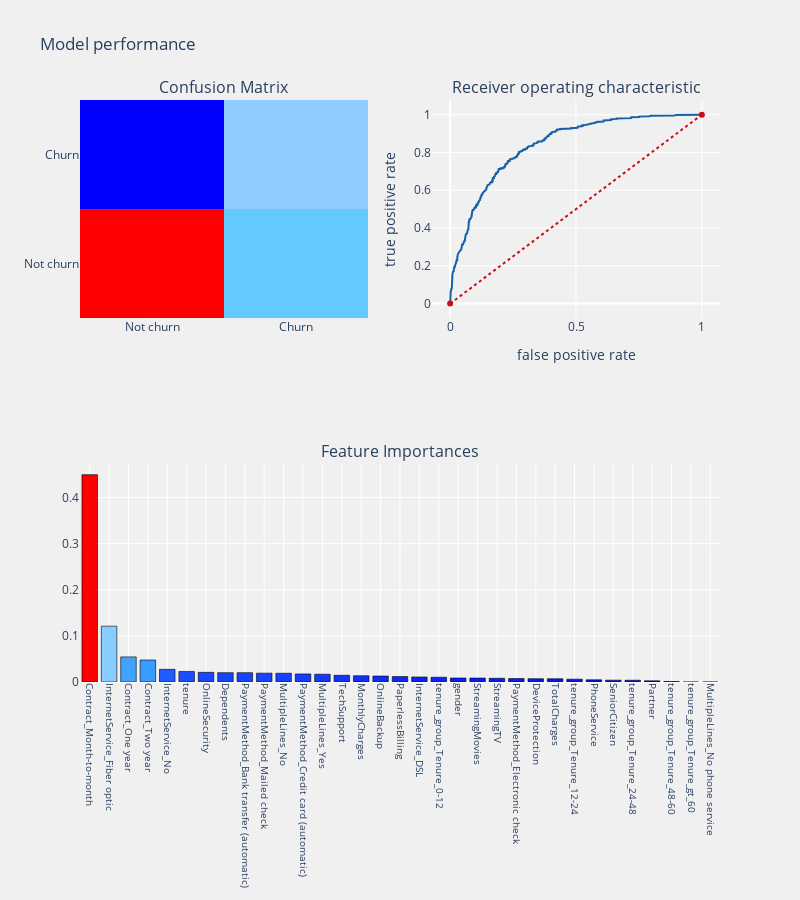

This figure's notebook cell:
### Markdown cell above
### XGBoost Classifier

### Code cell
xgc = xgb.XGBClassifier(learning_rate = 0.01,
                        max_depth = 5,
                        n_estimators = 200,
                        subsample= 1,
                        reg_alpha = 0,
                        reg_lambda = 0,
                        n_jobs=-1,
                        random_state=123)


telecom_churn_prediction(xgc,os_smote_X,test_X,os_smote_Y,test_Y,
                         cols,"features",threshold_plot = True)

### Figure 1 — Plotly figure (JSON) as saved in the notebook; plotly's stock layout.template omitted (floating-point values rounded to 4 significant figures; data arrays with more than 128 entries replaced by an {"elided": "..."} marker saying what was removed)
{"data": [{"colorscale": [[0, "rgb(0,0,255)"], [0.1, "rgb(51,153,255)"], [0.2, "rgb(102,204,255)"], [0.3, "rgb(153,204,255)"], [0.4, "rgb(204,204,255)"], [0.5, "rgb(255,255,255)"], [0.6, "rgb(255,204,255)"], [0.7, "rgb(255,153,255)"], [0.8, "rgb(255,102,204)"], [0.9, "rgb(255,102,102)"], [1, "rgb(255,0,0)"]], "name": "matrix", "showscale": false, "type": "heatmap", "x": ["Not churn", "Churn"], "xaxis": "x", "y": ["Not churn", "Churn"], "yaxis": "y", "z": [[978, 290], [125, 365]]}, {"line": {"color": "rgb(22, 96, 167)", "width": 2}, "name": "Roc : 0.7580956672889976", "type": "scatter", "x": {"elided": "629 float values"}, "xaxis": "x2", "y": {"elided": "629 float values"}, "yaxis": "y2"}, {"line": {"color": "rgb(205, 12, 24)", "dash": "dot", "width": 2}, "type": "scatter", "x": [0, 1], "xaxis": "x2", "y": [0, 1], "yaxis": "y2"}, {"marker": {"color": [0.4496, 0.121, 0.05445, 0.04768, 0.02746, 0.02286, 0.02096, 0.02026, 0.02023, 0.01922, 0.01895, 0.01752, 0.0169, 0.01455, 0.01358, 0.01283, 0.01184, 0.01092, 0.01034, 0.008631, 0.008492, 0.008037, 0.007371, 0.007141, 0.007021, 0.006127, 0.004725, 0.003976, 0.003871, 0.002503, 0.0009327, 3.946e-06, 0], "colorscale": [[0, "rgb(0,0,255)"], [0.1, "rgb(51,153,255)"], [0.2, "rgb(102,204,255)"], [0.3, "rgb(153,204,255)"], [0.4, "rgb(204,204,255)"], [0.5, "rgb(255,255,255)"], [0.6, "rgb(255,204,255)"], [0.7, "rgb(255,153,255)"], [0.8, "rgb(255,102,204)"], [0.9, "rgb(255,102,102)"], [1, "rgb(255,0,0)"]], "line": {"color": "black", "width": 0.6}}, "name": "coefficients", "type": "bar", "x": ["Contract_Month-to-month", "InternetService_Fiber optic", "Contract_One year", "Contract_Two year", "InternetService_No", "tenure", "OnlineSecurity", "Dependents", "PaymentMethod_Bank transfer (automatic)", "PaymentMethod_Mailed check", "MultipleLines_No", "PaymentMethod_Credit card (automatic)", "MultipleLines_Yes", "TechSupport", "MonthlyCharges", "OnlineBackup", "PaperlessBilling", "InternetService_DSL", "tenure_group_Tenure_0-12", "gender", "StreamingMovies", "StreamingTV", "PaymentMethod_Electronic check", "DeviceProtection", "TotalCharges", "tenure_group_Tenure_12-24", "PhoneService", "SeniorCitizen", "tenure_group_Tenure_24-48", "Partner", "tenure_group_Tenure_48-60", "tenure_group_Tenure_gt_60", "MultipleLines_No phone service"], "xaxis": "x3", "y": [0.4496, 0.121, 0.05445, 0.04768, 0.02746, 0.02286, 0.02096, 0.02026, 0.02023, 0.01922, 0.01895, 0.01752, 0.0169, 0.01455, 0.01358, 0.01283, 0.01184, 0.01092, 0.01034, 0.008631, 0.008492, 0.008037, 0.007371, 0.007141, 0.007021, 0.006127, 0.004725, 0.003976, 0.003871, 0.002503, 0.0009327, 3.946e-06, 0], "yaxis": "y3"}], "layout": {"annotations": [{"font": {"size": 16}, "showarrow": false, "text": "Confusion Matrix", "x": 0.225, "xanchor": "center", "xref": "paper", "y": 1, "yanchor": "bottom", "yref": "paper"}, {"font": {"size": 16}, "showarrow": false, "text": "Receiver operating characteristic", "x": 0.775, "xanchor": "center", "xref": "paper", "y": 1, "yanchor": "bottom", "yref": "paper"}, {"font": {"size": 16}, "showarrow": false, "text": "Feature Importances", "x": 0.5, "xanchor": "center", "xref": "paper", "y": 0.375, "yanchor": "bottom", "yref": "paper"}], "autosize": false, "height": 900, "margin": {"b": 195}, "paper_bgcolor": "rgba(240,240,240, 0.95)", "plot_bgcolor": "rgba(240,240,240, 0.95)", "showlegend": false, "title": {"text": "Model performance"}, "width": 800, "xaxis": {"anchor": "y", "domain": [0, 0.45]}, "xaxis2": {"anchor": "y2", "domain": [0.55, 1], "title": {"text": "false positive rate"}}, "xaxis3": {"anchor": "y3", "domain": [0, 1], "showgrid": true, "tickangle": 90, "tickfont": {"size": 10}}, "yaxis": {"anchor": "x", "domain": [0.625, 1]}, "yaxis2": {"anchor": "x2", "domain": [0.625, 1], "title": {"text": "true positive rate"}}, "yaxis3": {"anchor": "x3", "domain": [0, 0.375]}}}
